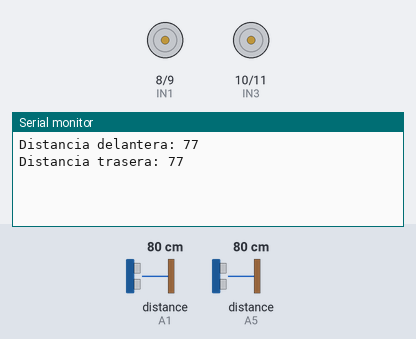
The sketch below on a simulated Arduino Uno, built with avr-gcc and run on an emulated ATmega328P. Shown: motor-driver pin pairs drawn as motors (green arrow = first pin HIGH = forward, orange = second pin HIGH = backward, longer = more drive, scaled by the enable pin), the last lines printed to the serial monitor. Inputs (shaded band) come from the test bench; at power-on: distance to the obstacle (sensors on A1, A5) 80 cm. The echo pulse lasts 58.3 µs per cm.

Above: at 9.4 s.
9.5 s: distance to the obstacle (sensor on A1) set to 2 cm
At 13.6 s:
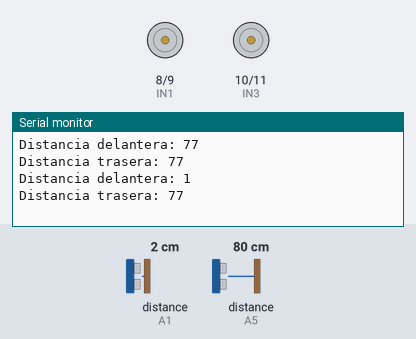
14.5 s: distance to the obstacle (sensor on A1) set to 120 cm
At 19.2 s:
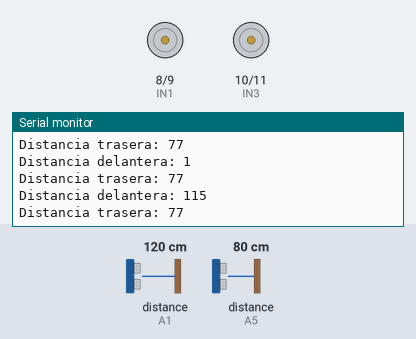
19.5 s: distance to the obstacle (sensor on A5) set to 120 cm
At 25.0 s:
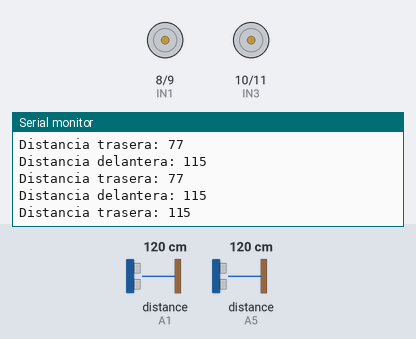
Timing chart, 0 to 26.5 s (numbered marks = the images above; inputs shaded):
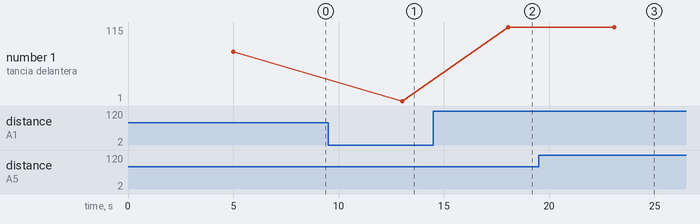

Measured:
- after the input at 9.5 s, the serial monitor: prints a new line after 3.5 s (image 1)
- after the input at 14.5 s, the serial monitor: prints a new line after 3.6 s (image 2)
- after the input at 19.5 s, the serial monitor: prints a new line after 3.6 s (image 3)
- plotted number 1: 77 → 1 after the input at 9.5 s, 1 → 115 after the input at 14.5 s

The sketch:

sketch_feb23b.ino
```cpp
int ENA = 7;
int IN1 = 8;
int IN2 = 9;
int IN3 = 10;
int IN4 = 11;
int ENB = 12;
const int EchoD = A1;
const int TriggerD = A0;
const int EchoT = A5;
const int TriggerT = A4;

void setup(){
  Serial.begin(9600);

  pinMode (ENA, OUTPUT);
  pinMode (ENB, OUTPUT);
  pinMode (IN1, OUTPUT);
  pinMode (IN2, OUTPUT);
  pinMode (IN3, OUTPUT);
  pinMode (IN4, OUTPUT);

  pinMode (TriggerT, OUTPUT);
  pinMode (EchoT, INPUT);
  digitalWrite (TriggerT, LOW);

  pinMode (TriggerD, OUTPUT);
  pinMode (EchoD, INPUT);
  digitalWrite (TriggerD, LOW);
}

int detecta_sensor_trasero() {
   long t;
   long d_trasero;
   digitalWrite(TriggerT,LOW);
   delayMicroseconds(5);
   digitalWrite(TriggerT,HIGH);
   delayMicroseconds(15);
   digitalWrite(TriggerT,LOW);
   t=pulseIn(EchoT,HIGH);
   d_trasero=t*0.01657;
   return (d_trasero);
}

int detecta_sensor_delantero() {
   long t;
   long d_delantero;
   digitalWrite(TriggerD,LOW);
   delayMicroseconds(5);
   digitalWrite(TriggerD,HIGH);
   delayMicroseconds(15);
   digitalWrite(TriggerD,LOW);
   t=pulseIn(EchoD,HIGH);
   d_delantero=t*0.01657;
   return (d_delantero);
}

void adelante (int vel){

  //Ruedas izquierdas
  digitalWrite(IN1, HIGH);
  digitalWrite(IN2, LOW); //Direccion
  analogWrite(ENA, vel); //Velocidad

  //Ruedas derechas
  digitalWrite(IN3, HIGH);
  digitalWrite(IN4, LOW); //Direccion
  analogWrite(ENB, vel); //Velocidad
}

void atras (int vel){

  //Ruedas izquierdas
  digitalWrite(IN1, LOW);
  digitalWrite(IN2, HIGH); //Direccion
  analogWrite(ENA, vel); //Velocidad

  //Ruedas derechas
  digitalWrite(IN3, LOW);
  digitalWrite(IN4, HIGH); //Direccion
  analogWrite(ENB, vel); //Velocidad
}

void giro_derecha (int vel){

  //Ruedas izquierdas (hacia atras)
  digitalWrite(IN1, HIGH);
  digitalWrite(IN2, LOW); //Direccion
  analogWrite(ENA, vel); //Velocidad

  //Ruedas derechas (hacia adelante)
  digitalWrite(IN3, LOW);
  digitalWrite(IN4, HIGH); //Direccion
  analogWrite(ENB, vel); //Velocidad
}

void giro_izquierda (int vel){

  //Ruedas izquierdas (hacia adelante)
  digitalWrite(IN1, LOW);
  digitalWrite(IN2, HIGH); //Direccion
  analogWrite(ENA, vel); //Velocidad

  //Ruedas derechas (hacia atras)
  digitalWrite(IN3, HIGH);
  digitalWrite(IN4, LOW); //Direccion
  analogWrite(ENB, vel); //Velocidad
}

void loop(){

  delay(5000);

  //Mostramos en la consola los datos.
  Serial.print("Distancia delantera: ");
  Serial.println(detecta_sensor_delantero());
   Serial.print("Distancia trasera: ");
  Serial.println(detecta_sensor_trasero());

  adelante(80);

  /*if (detecta_sensor_trasero() < 50 and detecta_sensor_delantero() < 50){
      adelante(0);
      atras(0);
      giro_derecha(0);
      giro_izquierda(0);
    }*/
    //else {
        if (detecta_sensor_trasero() < detecta_sensor_delantero() and detecta_sensor_delantero() > 50){
          adelante(80);
        }
        else if (detecta_sensor_trasero() > detecta_sensor_delantero() and detecta_sensor_trasero() > 50){
          atras(80);
        }
        else{
          adelante(0);
          atras(80);
          delay(1000);
          giro_derecha(120);
          delay(2000);
          adelante(80);
        }

      //Habría que contemplar la posibilidad de que la distancia trasera y delantera coincidieran,
      //ya que el robot ahora mismo lo que hará será ir hacia adelante y hacia atrás hasta llegar al medio.
    //}
}
```
